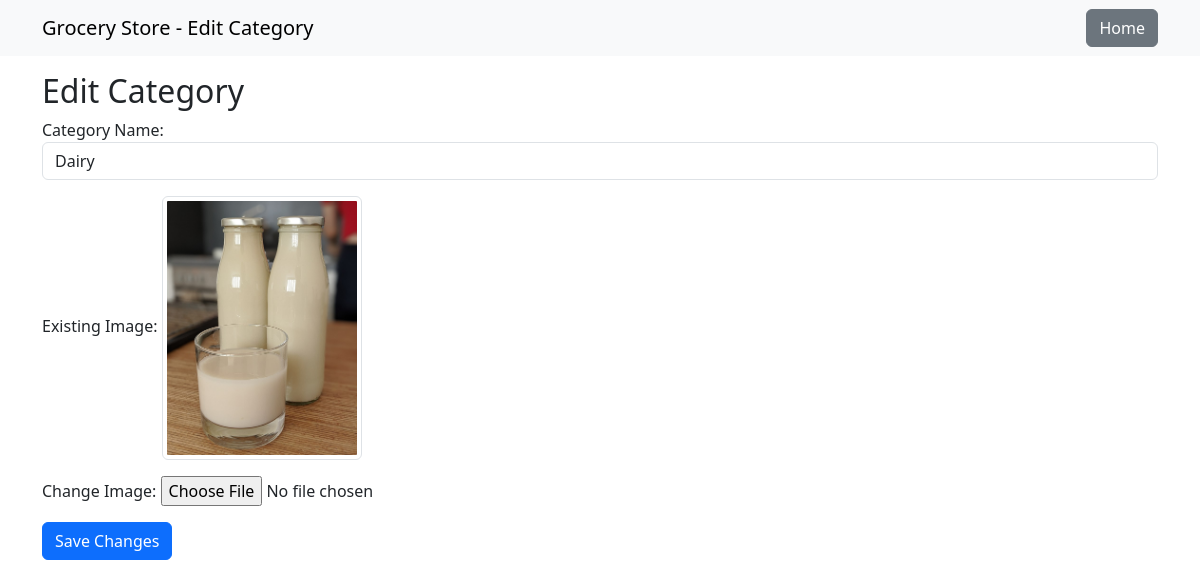
Screenshot of /admin/edit_category/5 (signed in) with the database file from the repository.
### tables this page shows
CREATE TABLE sections (
                        id INTEGER PRIMARY KEY AUTOINCREMENT,
                        name TEXT NOT NULL UNIQUE,
                        image TEXT
                        );

### main.py (the view, shortened to what this page needs)
@app.route('/admin/edit_category/<int:category_id>', methods=['GET', 'POST'])
def edit_category(category_id):
  if 'admin_id' in session:
    cursor = get_db().cursor()
    cursor.execute("SELECT name, image FROM sections WHERE id=?",
                   (category_id, ))
    category = cursor.fetchone()
    return render_template('edit_category.html', category=category)
  return render_template('admin_login.html')

### main.py (called while the page is built)
def get_db():
  db = getattr(g, '_database', None)
  if db is None:
    db = g._database = sqlite3.connect('grocery_store.db')
  return db

@app.before_request
def before_request():
  initialize_database()

def add_cors_headers(response):
    response.headers.add('Access-Control-Allow-Origin', '*')
    response.headers.add('Access-Control-Allow-Headers', 'Content-Type')
    response.headers.add('Access-Control-Allow-Methods', 'GET, POST, PUT, DELETE, OPTIONS')
    return response

@app.after_request
def after_request(response):
    if request.method == 'OPTIONS':
        return add_cors_headers(make_response())
    return add_cors_headers(response)

### templates/edit_category.html (shortened to what this page needs)
<!DOCTYPE html>
<html>
<head>
    <link rel="stylesheet" href="{{ url_for('static', filename='css/bootstrap.min.css') }}">
</head>
<body>
    <nav class="navbar navbar-light bg-light fixed-top">
        <div class="container">
            <a class="navbar-brand">Grocery Store - Edit Category</a>
            <a href="/admin/dashboard" class="btn btn-secondary ml-auto">Home</a>
        </div>
    </nav>
    <div class="container mt-5">
        <br>
        <h2>Edit Category</h2>
        <form method="post" enctype="multipart/form-data">
            <div class="form-group">
                <label for="name">Category Name:</label>
                <input type="text" class="form-control" id="name" name="name" value="{{ category[0] }}" required>
            </div>
            <div class="form-group mt-3">
                <label>Existing Image:</label>
                {% if category[1] %}
                <img src="{{ url_for('static', filename='images/' + category[1]) }}" alt="Category Image" class="img-thumbnail" style="max-width: 200px;">
                {% else %}
                <p>No image available</p>
                {% endif %}
            </div>
            <div class="form-group mt-3">
                <label for="image">Change Image:</label>
                <input type="file" class="form-control-file" id="image" name="image">
            </div>
            <button type="submit" class="btn btn-primary mt-3">Save Changes</button>
        </form>
    </div>
</body>
</html>

### rows the page displays
sections: name "Dairy", image (picture)
